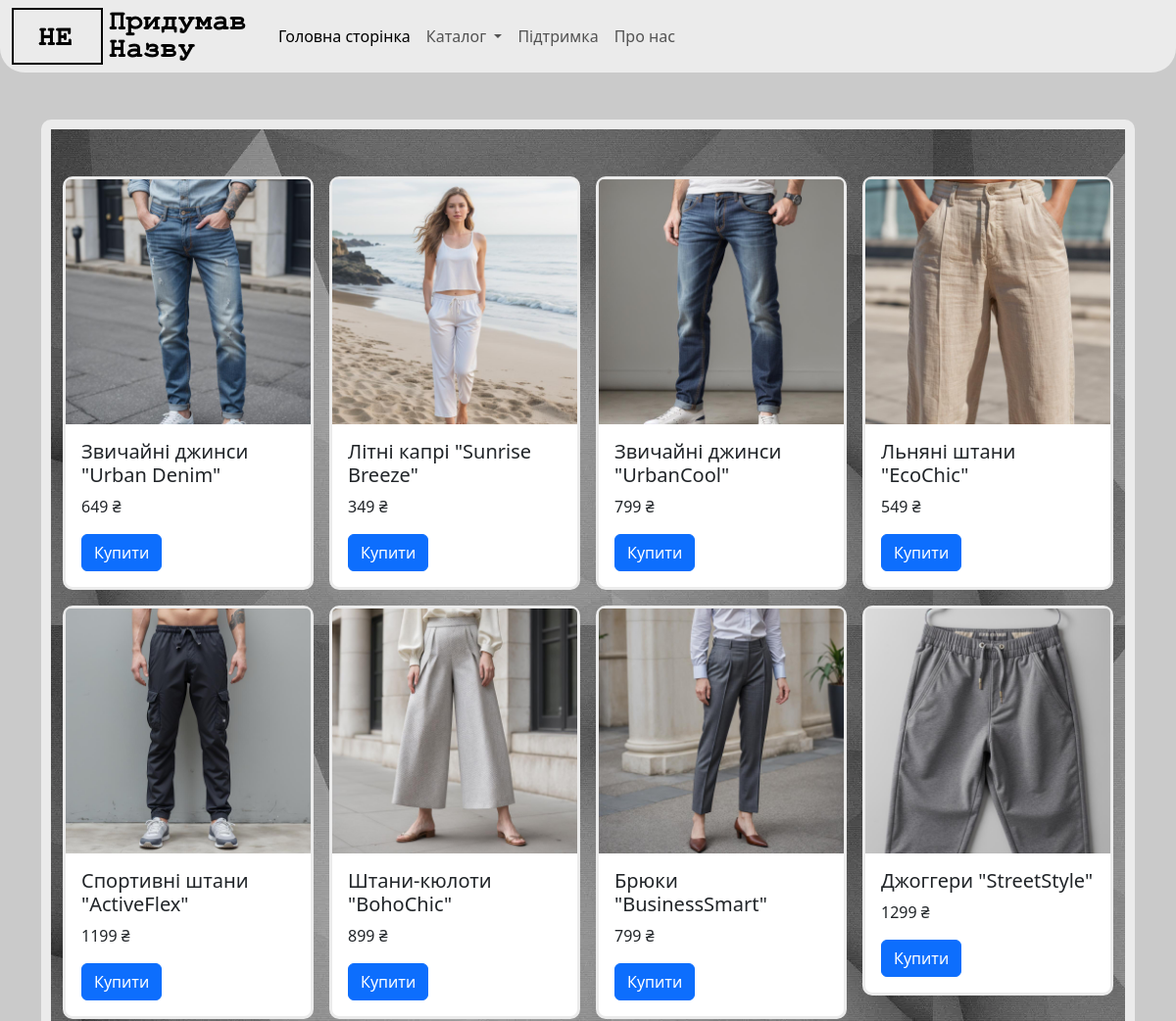
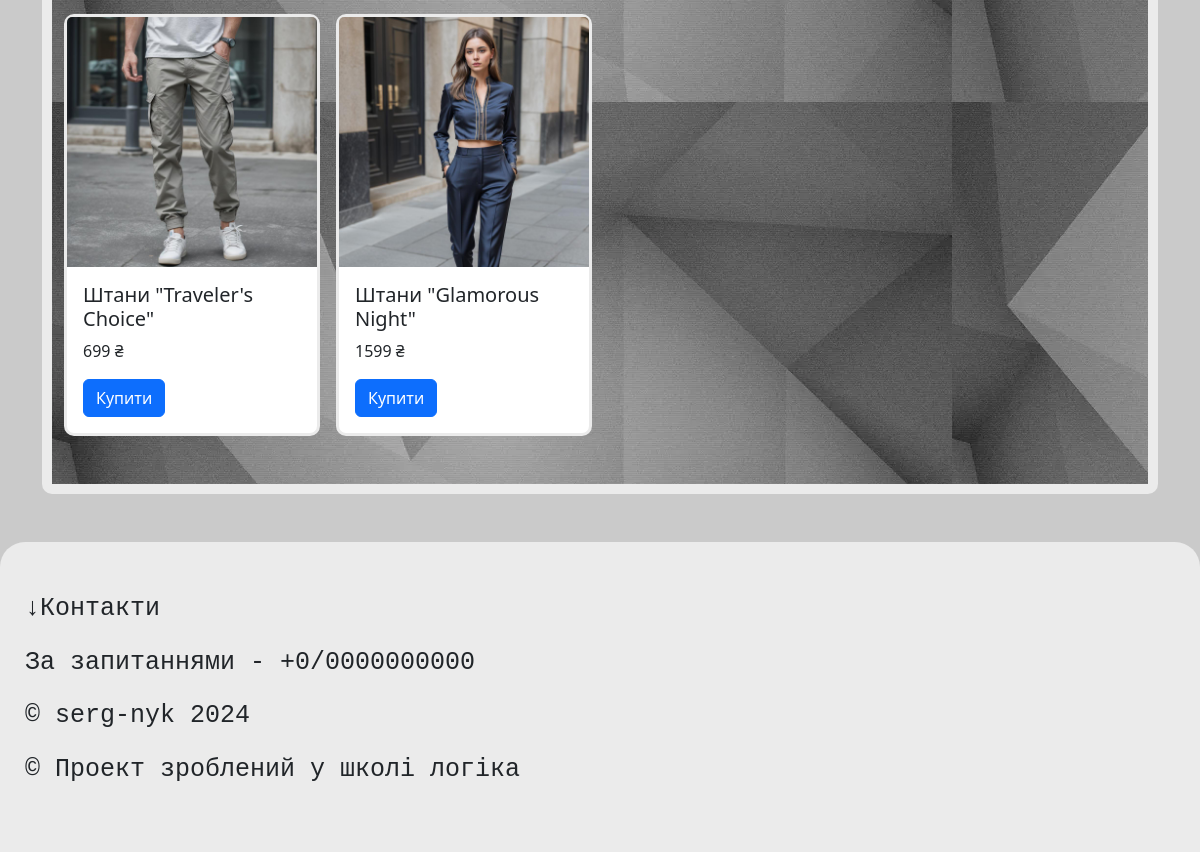
The app's page /catalog/1 with its own data (2 pictures, top to bottom).
### tables this page shows
CREATE TABLE "products" (
	"id"	INTEGER,
	"title"	TEXT NOT NULL,
	"description"	TEXT DEFAULT 'This product has no description / Цей продукт не має опису',
	"image"	TEXT,
	"date"	INTEGER DEFAULT CURRENT_TIMESTAMP,
	"category_id"	INTEGER,
	"price"	INTEGER,
	FOREIGN KEY("category_id") REFERENCES "categories"("id"),
	PRIMARY KEY("id" AUTOINCREMENT)
);

### main.py (the view)
@app.route("/catalog/<category_id>")
def catalog(category_id):
    categories = db.get_all_categories()
    products = db.get_products_by_category(category_id)
    return render_template("catalog-clothes.html", title = "Каталог", categories = categories, products = products)

### sql_queries.py (called while the page is built)
    def open(self):
        self.connection = sqlite3.connect(self.dbname) # Підключаємося до бази даних
        self.cursor = self.connection.cursor()

    def close(self):
        self.cursor.close()
        self.connection.close()

    def get_products_by_category(self, category_id):
        self.open()
        self.cursor.execute('''SELECT * FROM products WHERE "category_id"=?''', [category_id])
        data = self.cursor.fetchall()
        self.close()
        return data

    def get_all_categories(self):
        self.open()
        self.cursor.execute("SELECT * FROM categories")
        data = self.cursor.fetchall()
        self.close()
        return data

### templates/catalog-clothes.html
{% extends 'base_template.html' %} {% block content %}
<div class="container py-5">
  <div class="container py-5 product-img" style="background-image: url('/static/img/background.jpg')" >
    <div class="row row-cols-1 row-cols-md-2 row-cols-lg-3 row-cols-xl-4 g-3">
      {% for product in products %}
      <div class="col">{% include 'shop_post_card.html' %}</div>
      {% endfor %}
    </div>
  </div>
</div>
{% endblock content %}

### templates/base_template.html (shortened to what this page needs)
<!DOCTYPE html>
<html lang="en">
  <head>
    <link
      href="https://cdn.jsdelivr.net/npm/bootstrap@5.3.2/dist/css/bootstrap.min.css"
      rel="stylesheet"
    />
    <link rel="stylesheet" href="/static/style.css" />
  </head>
  <body>
    <header>{% include 'menu.html' %}</header>
    <main>
      {% block content %}{% endblock content %}
    </main>
    <footer class="py-5" style="border-radius: 25px 25px 0 0">
      <p class="bottom-text font-changer">&#8595;Контакти</p>
      <p class="bottom-text font-changer">За запитаннями - +0/0000000000</p>
      <p class="bottom-text font-changer">&copy; serg-nyk 2024</p>
      <p class="bottom-text font-changer">
        &copy; Проект зроблений у школі логіка
      </p>
    </footer>
  </body>
</html>

### templates/menu.html (shortened to what this page needs)
<nav
  class="navbar navbar-expand-lg"
  style="background-color: #ebebeb; border-radius: 0 0 25px 25px"
>
  <div class="container-fluid">
    <img src="/static/img/Logo.png" style="margin: right 100px" />
    <div class="collapse navbar-collapse" id="navbarSupportedContent">
      <ul class="navbar-nav me-auto mb-2 mb-lg-0">
        <li class="nav-item">
          <a
            class="nav-link active"
            style="text-indent: 25px"
            aria-current="page"
            href="{{ url_for('index') }}"
            >Головна сторінка</a
          >
        </li>
        <li class="nav-item dropdown">
          <a
            class="nav-link dropdown-toggle"
            href="#"
            role="button"
            data-bs-toggle="dropdown"
            aria-expanded="false"
          >
            Каталог
          </a>
        </li>
        <li class="nav-item">
          <a class="nav-link" href="{{ url_for('support') }}">Підтримка</a>
        </li>
        <li class="nav-item">
          <a class="nav-link" href="{{ url_for('about_us') }}">Про нас</a>
        </li>
      </ul>
    </div>
  </div>
</nav>

### templates/shop_post_card.html (shortened to what this page needs)
<div class="card small-outline" style="max-width: 18rem">
  <img
    src="{{ url_for('static', filename='img/'+product[3]) }}"
    class="card-img-top"
    alt="..."
  />
  <div class="card-body">
    <h5 class="card-title">{{product[1]}}</h5>
    <p class="card-text">{{product[6]}} ₴</p>
    <a
      href="{{ url_for('product', product_id = product[0]) }}"
      class="btn btn-primary"
      >Купити</a
    >
  </div>
</div>

### static/style.css (style rules this page uses)
body { background: #cacaca; }
.bottom-text { text-indent: 25px; bottom: 0; }
.font-changer { font-family: "Courier New", Courier, monospace; font-size: 25px; font-weight: 500; }
footer { background-color: #ebebeb; }
.product-img { border: 10px solid #ebebeb; border-radius: 10px; }
.small-outline { border: 3px solid #ebebeb; border-radius: 10px; }

### records on screen
products: image (picture), title "Звичайні джинси \"Urban Denim\"", price "649"
products: image (picture), title "Літні капрі \"Sunrise Breeze\"", price "349"
products: image (picture), title "Звичайні джинси \"UrbanCool\"", price "799"
products: image (picture), title "Льняні штани \"EcoChic\"", price "549"
products: image (picture), title "Спортивні штани \"ActiveFlex\"", price "1199"
products: image (picture), title "Штани-кюлоти \"BohoChic\"", price "899"
products: image (picture), title "Брюки \"BusinessSmart\"", price "799"
products: image (picture), title "Джоггери \"StreetStyle\"", price "1299"
products: image (picture), title "Штани \"Traveler's Choice\"", price "699"
products: image (picture), title "Штани \"Glamorous Night\"", price "1599"
